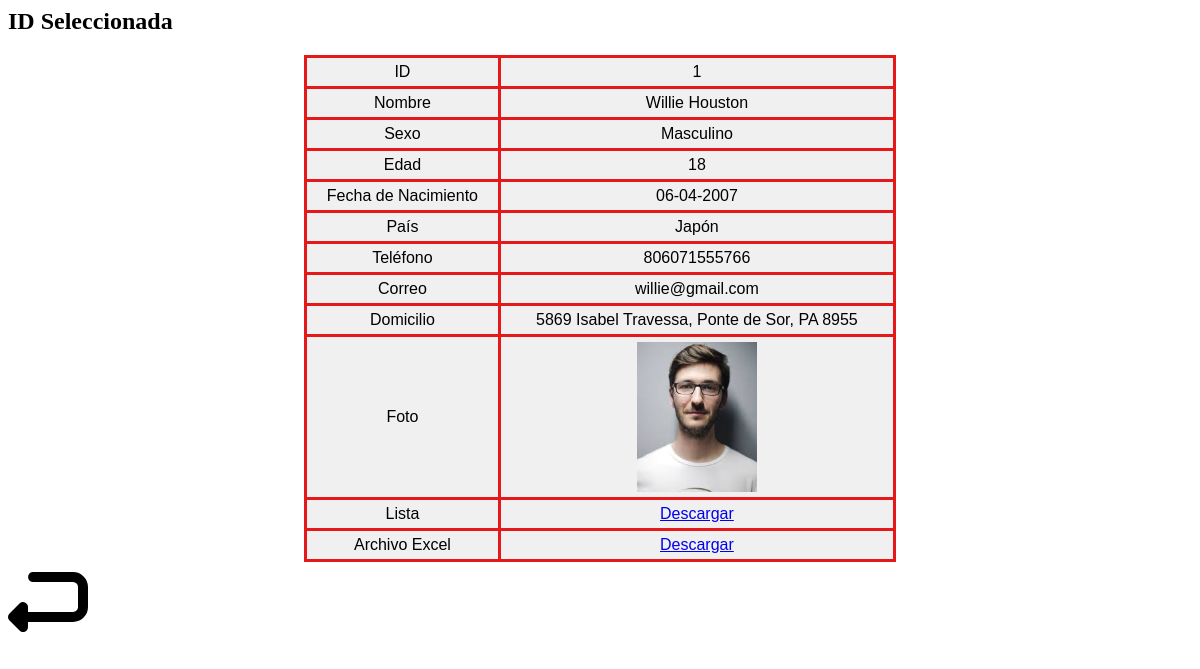
Screenshot of /student_information.php?id=1 with the database file from the repository.
### tables this page shows
CREATE TABLE `student` (
  `id_students` int(11) NOT NULL AUTO_INCREMENT,
  `nombre` varchar(50) NOT NULL,
  `id_sexo` int(11) DEFAULT NULL,
  `especifique` varchar(255) DEFAULT '',
  `edad` int(3) NOT NULL,
  `nacimiento` date NOT NULL,
  `id_paises` int(11) DEFAULT NULL,
  `telefono` varchar(13) NOT NULL,
  `correo` varchar(50) NOT NULL,
  `domicilio` varchar(255) NOT NULL,
  `foto` varchar(255) NOT NULL,
  `lista` varchar(255) NOT NULL,
  `excel` varchar(255) NOT NULL,
  PRIMARY KEY (`id_students`),
  KEY `id_paises` (`id_paises`),
  KEY `id_sexo` (`id_sexo`),
  CONSTRAINT `student_ibfk_1` FOREIGN KEY (`id_paises`) REFERENCES `paises` (`id_paises`) ON DELETE CASCADE ON UPDATE CASCADE,
  CONSTRAINT `student_ibfk_2` FOREIGN KEY (`id_sexo`) REFERENCES `sexo` (`id_sexo`) ON DELETE CASCADE ON UPDATE CASCADE
);

CREATE TABLE `sexo` (
  `id_sexo` int(11) NOT NULL,
  `descripcion` varchar(20) DEFAULT NULL,
  PRIMARY KEY (`id_sexo`)
);

CREATE TABLE `paises` (
  `id_paises` int(11) NOT NULL AUTO_INCREMENT,
  `pais` char(50) DEFAULT NULL,
  PRIMARY KEY (`id_paises`),
  KEY `id_paises` (`id_paises`)
);

### student_information.php (the view, shortened to what this page needs)
<?php
require_once 'conn.php';
$conn = new mysqli($servername, $username, $password, $dbname, $port);
$conn->set_charset("utf8mb4");
$student_id = isset($_GET['id']) ? intval($_GET['id']) : 0;
$sql = "
SELECT
  s.id_students   AS ID,
  s.nombre        AS Nombre,
  sex.descripcion AS Sexo,
  s.especifique   AS Especifique,
  s.edad          AS Edad,
  DATE_FORMAT(s.nacimiento, '%d-%m-%Y') AS Fecha_Nacimiento,
  p.pais          AS Pais,
  s.telefono      AS Telefono,
  s.correo        AS Correo,
  s.domicilio     AS Domicilio,
  s.foto          AS Foto,
  s.lista         AS Lista,
  s.excel         AS Excel
FROM student s
JOIN sexo sex ON s.id_sexo = sex.id_sexo
JOIN paises p ON s.id_paises = p.id_paises
WHERE s.id_students = $student_id
";
$result = $conn->query($sql);
if ($result->num_rows > 0) {
    $row = $result->fetch_assoc();
    echo "<h2>ID Seleccionada</h2>";
    echo "<table border='1' cellpadding='10' style='border-collapse: collapse; width: 50%; margin: 0 auto;'>";
    $fields = [
        'ID' => 'ID',
        'Nombre' => 'Nombre',
        'Sexo' => 'Sexo',
        'Edad' => 'Edad',
        'Fecha_Nacimiento' => 'Fecha de Nacimiento',
        'Pais' => 'País',
        'Telefono' => 'Teléfono',
        'Correo' => 'Correo',
        'Domicilio' => 'Domicilio'
    ];
    foreach ($fields as $key => $label) {
        echo "<tr>";
        echo "<td>$label</td>";
        if ($key === 'Sexo') {
            if ($row['Sexo'] == 'Otro' && !empty($row['Especifique'])) {
                echo "<td>" . htmlspecialchars($row['Sexo'] . " - " . $row['Especifique']) . "</td>";
            } else {
                echo "<td>" . htmlspecialchars($row[$key]) . "</td>";
            }
        } else {
            echo "<td>" . htmlspecialchars($row[$key]) . "</td>";
        }
        echo "</tr>";
    }
    echo "<tr>";
    echo "<td>Foto</td>";
    echo "<td><img src='./" . $row['Foto'] . "' width='120' height='150' style='object-fit: cover;'></td>";
    echo "</tr>";
    echo "<tr>";
    echo "<td>Lista</td>";
    echo "<td><a href='./" . $row['Lista'] . "' download class='btn'>Descargar</a></td>";
    echo "</tr>";
    echo "<tr>";
    echo "<td>Archivo Excel</td>";
    echo "<td><a href='./" . $row['Excel'] . "' class='btn'>Descargar</a></td>";
    echo "</tr>";
    echo "</table>";
    echo "<a href='students.php' class='btn'>
        <img src='./uploads/return-svgrepo-com.svg' width='80' alt='Volver a los resultados'>
        </a><br><br>";
} else {
    echo "ID incorrecta: $student_id";
    echo "<br><a href='students.php' class='btn'>Volver a los resultados</a>";
}
?>
<!DOCTYPE html>
<html lang="es">
<head>
    <link rel="stylesheet" href="sstyle.css" media="screen" />
</head>
<body>
</body>
</html>

### sstyle.css (style rules this page uses)
table { padding: 5; font-family: arial, sans-serif; border: 1; width: 100%; }
td { border: 3px solid rgb(229, 25, 25); text-align: center; padding: 5px; }
tr { background-color: rgb(240, 240, 240); }

### rows the page displays
student: id_students "1", nombre "Willie Houston", id_sexo.descripcion "Masculino", edad "18", id_paises.pais "Japón", telefono "806071555766", correo "willie@gmail.com", domicilio "5869 Isabel Travessa, Ponte de Sor, PA 8955", foto (picture)

### other values shown
$label "ID"
$label "Nombre"
$label "Sexo"
$label "Edad"
$label "Fecha de Nacimiento"
$row[$key] "06-04-2007"
$label "País"
$label "Teléfono"
$label "Correo"
$label "Domicilio"
